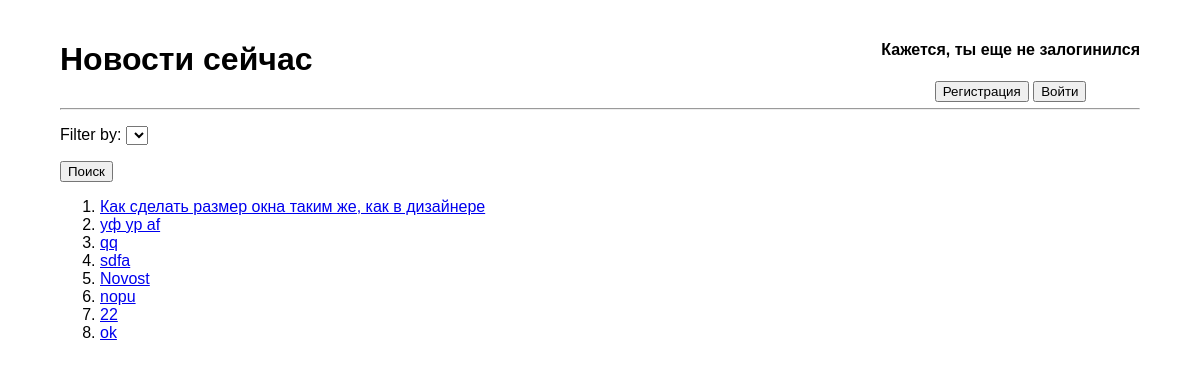
The app's page /, older data.
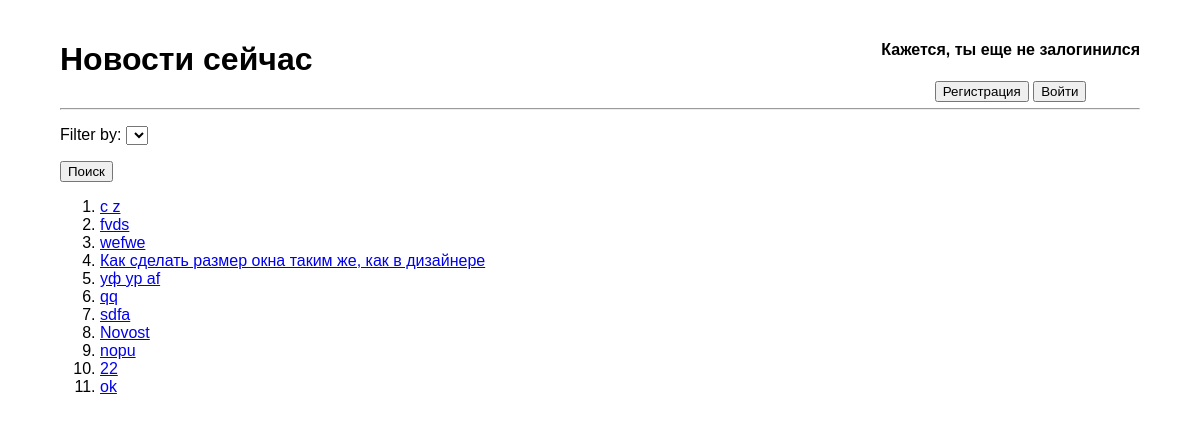
The same page, newer data.
### app_news/models.py (models this page shows)
class News(models.Model):
    title = models.CharField(max_length=50, verbose_name='Заголовок')
    content = models.TextField(default='', verbose_name='Текст новости')
    created_at = models.DateTimeField(auto_now_add=True)
    confirmed = models.BooleanField(default=False, verbose_name='Подтверждено', blank=True)
    class Meta:
        permissions = (
            ('publish_news', 'Может !publish_news!'),
        )
    def __str__(self):
        return self.title

### app_news/views.py (the view)
# urls.py: path('', views.NewsListView.as_view(), name='news'),
class NewsListView(View):
    def get(self, request, *args, **kwargs):
        news = None
        if request.user.has_perm('app_news.publish_news'):
            news = News.objects.order_by('-created_at')
        else:
            news = News.objects.filter(confirmed=True).order_by('-created_at')
        form = FilterForm()
        tag_name = request.GET.get("filter_by")
        if tag_name and tag_name !='Все новости':
            tag = Tag.objects.filter(name=tag_name)[0]
            news = tag.news.all()
        return render(request, 'news/news.html', context={'form': form, 'news_list': news})

### app_news/forms.py
class FilterForm(forms.Form):
    FILTER_CHOICES = (
        (tag.name, tag.name) for tag in Tag.objects.all()
    )
    filter_by = forms.ChoiceField(choices=FILTER_CHOICES)

### app_news/templates/news/news.html (shortened to what this page needs)
<!DOCTYPE html>
<html lang="ru">
<head>
</head>
<body style="margin: 0; font-family: 'Gilroy', sans-serif;">
    <div class="container" style="margin: 20px 60px 20px 60px">
        <header style="text-align: justify">
            <div style="display: inline-block">
                <h1>Новости сейчас</h1>
            </div>
            <div style="display: inline-block; float: right; text-align: center">
                {% if request.user.is_authenticated %}
                    <h4>Привет, {{ request.user.username }}</h4>
                    <a href="user/{{ request.user.profile.slug }}/"><button>Аккаунт</button></a>
                    <a href="{% url 'logout'%}"><button>Выйти</button></a>
                {% else %}
                    <h4>Кажется, ты еще не залогинился</h4>
                    <a href="{% url 'register'%}"><button>Регистрация</button></a>
                    <a href="{% url 'login' %}"><button>Войти</button></a>
                {% endif %}
            </div>
        </header>
        <hr/>
        <div class="news-list">
            <form method="get">
                {{ form.as_p }}
                <button type="submit">Поиск</button>
            </form>
            {% if not news_list %}
                <h3>Новостей нет</h3>
            {% else %}
                <ol>
                    {% for news in news_list %}
                        <li>
                            <a href="{% url 'news-detail' news.id %}">{{ news }}</a>
                        </li>
                    {% endfor %}
                </ol>
            {% endif %}
        </div>
    </div>
</body>
</html>

Row changes from the older to the newer data that the page shows:
added News: title "c z"
added News: title "fvds"
added News: title "wefwe"
